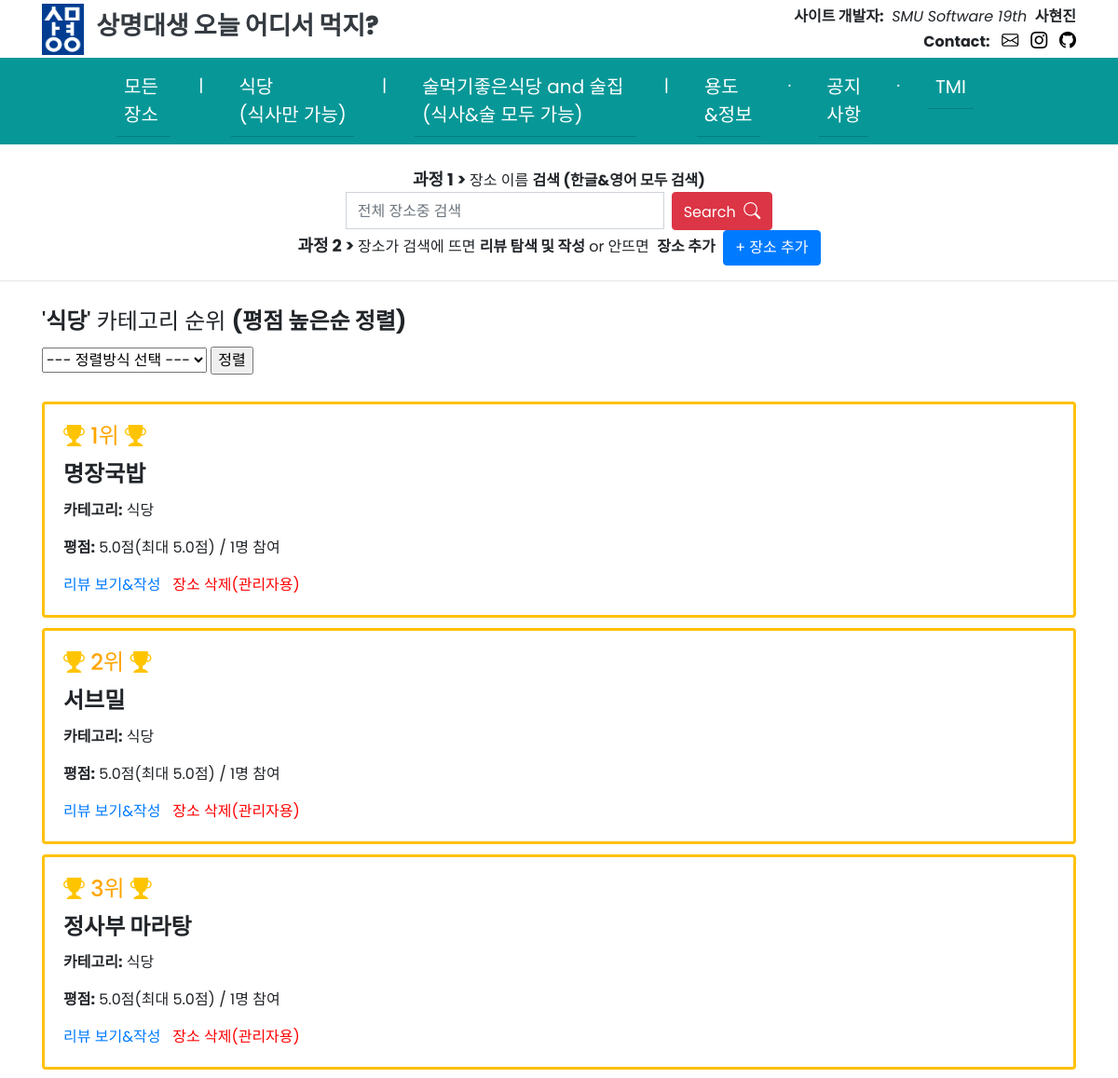
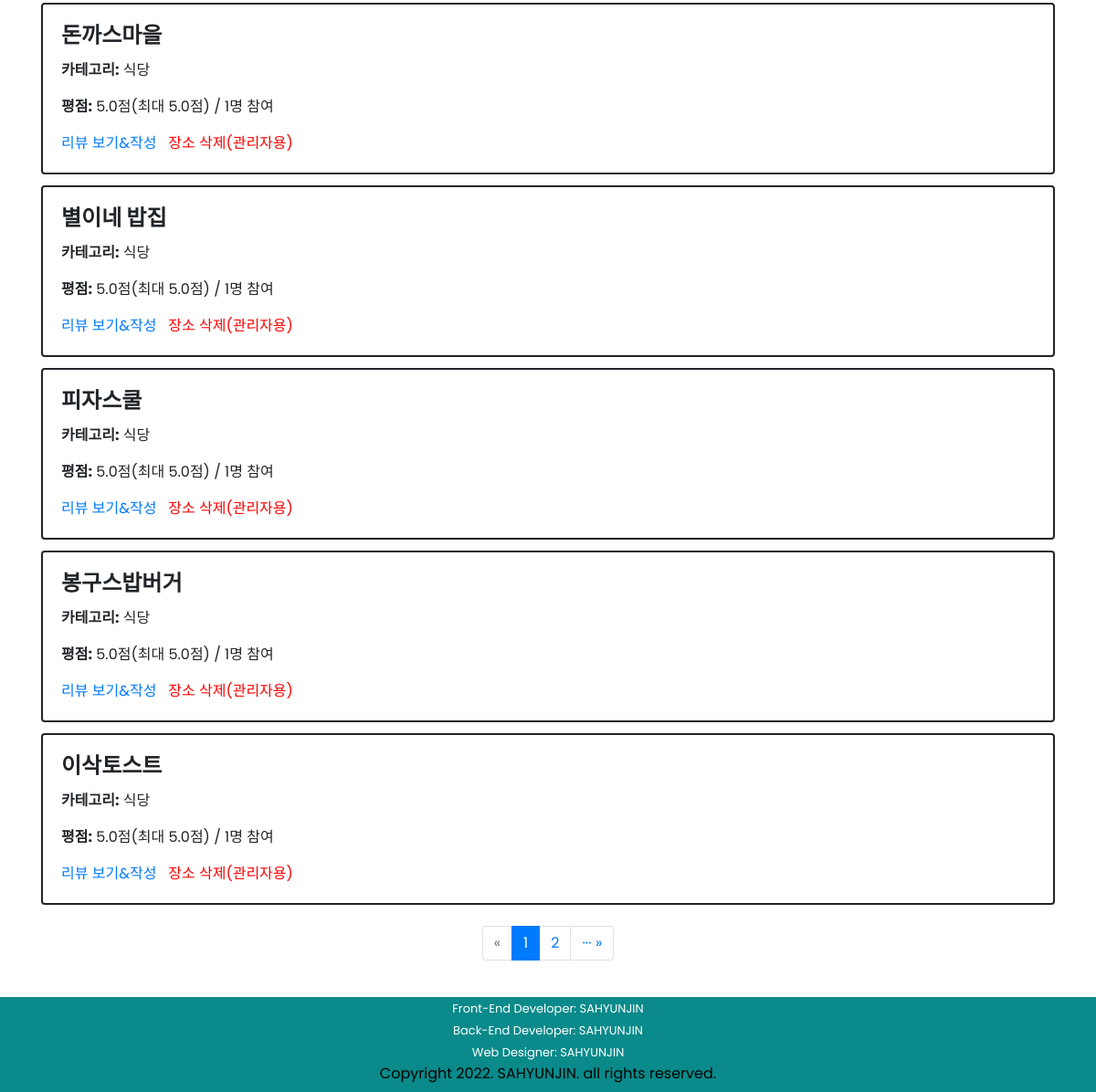
Screenshot of /SMUeat/place/restaurant/list/highpoint/ with the database file from the repository (2 pictures, top to bottom).
### SMUeat/models.py (models this page shows)
class Place(models.Model):
    name = models.CharField(max_length=30)
    PLACE_CATEGORY_CHOICES = (
    ('식당', '식당'),
    ('술먹기좋은식당 and 술집', '술먹기좋은식당 and 술집'),
    )
    category = models.CharField(max_length=40, choices=PLACE_CATEGORY_CHOICES)
    created_at = models.DateTimeField(auto_now_add=True)
    updated_at = models.DateTimeField(auto_now=True)

### SMUeat/views.py (the view, shortened to what this page needs)
# urls.py: path('place/<str:category_link>/list/<str:sorting_name>/', views.place_sorting, name='place-sorting'),
def place_sorting(request, category_link, sorting_name):
    if category_link=='all':
        if(sorting_name == "highpoint"):
            places = Place.objects.all().annotate(review_count=Count('review')).annotate(average_point=Avg('review__point')).order_by('-average_point', '-review_count', '-created_at')  # 평점높은순
            paginator = Paginator(places, 8)
            page = request.GET.get('page')
            page_places = paginator.get_page(page)
            context = {
                'places':page_places,
                'sort': '평점 높은순 정렬',
                'category_link': category_link
            }
        elif(sorting_name == "lowpoint"):
            places = Place.objects.all().annotate(review_count=Count('review')).annotate(average_point=Avg('review__point')).order_by('average_point', '-review_count',  '-created_at')  # 평점낮은순
            paginator = Paginator(places, 8)
            page = request.GET.get('page')
            page_places = paginator.get_page(page)
            context = {
                'places':page_places,
                'sort': '평점 낮은순 정렬',
                'category_link': category_link
            }
        elif (sorting_name == "manyreviewer"):
            places = Place.objects.all().annotate(review_count=Count('review')).annotate(average_point=Avg('review__point')).order_by('-review_count', '-created_at')  # 리뷰자수내림차순
            paginator = Paginator(places, 8)
            page = request.GET.get('page')
            page_places = paginator.get_page(page)
            context = {
                'places':page_places,
                'sort': '리뷰수 내림차순 정렬',
                'category_link': category_link
            }
        return render(request, 'SMUeat/place_list.html', context)
    elif category_link=='restaurant':
        if(sorting_name == "highpoint"):
            places = Place.objects.filter(category__exact='식당').annotate(review_count=Count('review')).annotate(average_point=Avg('review__point')).order_by('-average_point', '-review_count',  '-created_at')  # 평점높은순
            paginator = Paginator(places, 8)
            page = request.GET.get('page')
            page_places = paginator.get_page(page)
            context = {
                'places':page_places,
                'sort': '평점 높은순 정렬',
                'category_link': category_link
            }
        return render(request, 'SMUeat/place_list.html', context)

### SMUeat/templates/SMUeat/place_list.html (shortened to what this page needs)
{% extends 'SMUeat/base.html' %}
{% load static %}
{% block content %}
<div class="container">
    {% if 'all' in category_link %}
    <h4 style="display:inline">'<strong>모든 장소</strong>' 카테고리 순위 <strong><span class="space"><br></span>({{ sort }})</strong></h4>&nbsp;&nbsp;
    {% elif 'restaurant' in category_link %}
    <h4 style="display:inline">'<strong>식당</strong>' 카테고리 순위 <strong><span class="space"><br></span>({{ sort }})</strong></h4>&nbsp;&nbsp;
    {% elif 'alcohol' in category_link %}
    <h4 style="display:inline">'<strong>술먹기좋은식당 and 술집</strong>'&nbsp;<span class="space3"><br></span>카테고리 순위 <strong><span class="space"><br></span>({{ sort }})</strong></h4>&nbsp;&nbsp;
    {% endif %}
    <div style="line-height: 80%;"><br></div>
    <form>
        <select id = "sort_select" name = "sort" size="1">
            <option>--- 정렬방식 선택 ---</option>
        </select>
        <input type="button" value="정렬" onclick="sorting();">
    </form>
    <div style="line-height: 180%;"><br></div>
    {% for place in places %}
    <div class="row">
        <div class="col-sm-12">
            {% if places.number == 1 %}
                {% if forloop.counter is 1 or forloop.counter is 2 or forloop.counter is 3 %}
                    <div class="card border-warning" style="border:solid 3px">
                        <div class="card-body">
                            <h4 class="card-title" style="color:orange"><i class="bi bi-trophy-fill" style="font-size: 23px; color:rgb(255, 196, 0)"></i>&nbsp;{{forloop.counter}}위&nbsp;<i class="bi bi-trophy-fill" style="font-size: 23px; color:rgb(255, 196, 0)"></i></h4>
                {% else %}
                    <div class="card" style="border:solid 2px">
                        <div class="card-body">
                {% endif %}
            {% else %}
                <div class="card" style="border:solid 2px">
                    <div class="card-body">
            {% endif %}
                    <h4 class="card-title"><strong>{{ place.name }}</strong></h4>
                    <p class="card-text"><strong>카테고리:</strong> {{ place.category }}</p>
                    <p class="card-text"><strong>평점:</strong>  {{ place.average_point }}점(최대 5.0점)&nbsp;<span class="space2"><br></span>/&nbsp;{{ place.review_count }}명 참여</p>
                    <a href="{% url 'review-list' place_id=place.id %}" class="card-link">리뷰 보기&작성</a>&nbsp;&nbsp;
                    <a href="{% url 'place-delete' place_id=place.id %}" class="card-link" style="color:red;">장소 삭제(관리자용)</a>
                </div>
            </div>
        </div>
    </div>
    <div style="line-height: 70%;"><br></div>
    {% endfor %}
    <div style="line-height: 70%;"><br></div>
    <nav aria-label="show page">
        <ul class="pagination justify-content-center">
            {% if places.has_previous %}
            <li class="page-item">
                <span><a class="page-link" href="?page=1">&laquo; ···</a></span>
            {% else %}
            <li class="page-item disabled">
                <span class="page-link">&laquo;</span>
            {% endif %}
            </li>
            <li class="page-item active" aria-current="page">
                <span class="page-link">{{ places.number }}</span>
            </li>
            {% if places.number !=  places.paginator.num_pages %}
            <li class="page-item">
                <a class="page-link" href="?page={{ places.next_page_number }}">{{ places.next_page_number }}</a>
            </li>
            {% endif %}
            {% if places.has_next %}
            <li class="page-item">
                <span><a class="page-link" href="?page={{ places.paginator.num_pages }}">··· &raquo;</a></span>
            {% else %}
            <li class="page-item disabled">
                <span class="page-link">&raquo;</span>
            {% endif %}
            </li>
        </ul>
    </nav>
</div>
{% endblock %}

### SMUeat/templates/SMUeat/base.html (style rules this page uses)
body { padding: 0; margin: 0; overflow-x: hidden; font-family: 'Poppins', sans-serif; }
.bi { font-size: 18px; color: black; }

### rows the page displays
Place: name "명장국밥", category "식당", average_point "5.0", review_count "1"
Place: name "서브밀", category "식당", average_point "5.0", review_count "1"
Place: name "정사부 마라탕", category "식당", average_point "5.0", review_count "1"
Place: name "돈까스마을", category "식당", average_point "5.0", review_count "1"
Place: name "별이네 밥집", category "식당", average_point "5.0", review_count "1"
Place: name "피자스쿨", category "식당", average_point "5.0", review_count "1"
Place: name "봉구스밥버거", category "식당", average_point "5.0", review_count "1"
Place: name "이삭토스트", category "식당", average_point "5.0", review_count "1"

### other values shown
{{ sort }} "평점 높은순 정렬"
{{ places.number }} "1"
{{ places.next_page_number }} "2"
